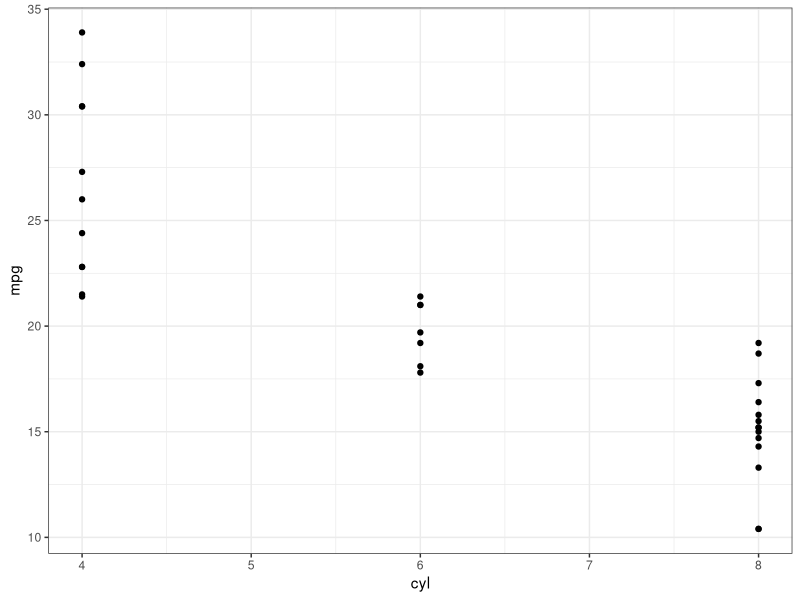

Write R code to recreate this figure.
## ---- chunk 1
for(i in 1:10){
    print(i^2)
}
## ---- chunk 2
#| label: tbl-mytable
#| tbl-cap: "汽车数据"
knitr::kable(mtcars[1:10, 1:5])
## ---- chunk 3
library(ggplot2)

ggplot(data = mtcars )+
    geom_point(aes(x = cyl, y = mpg))+
    theme_bw()

